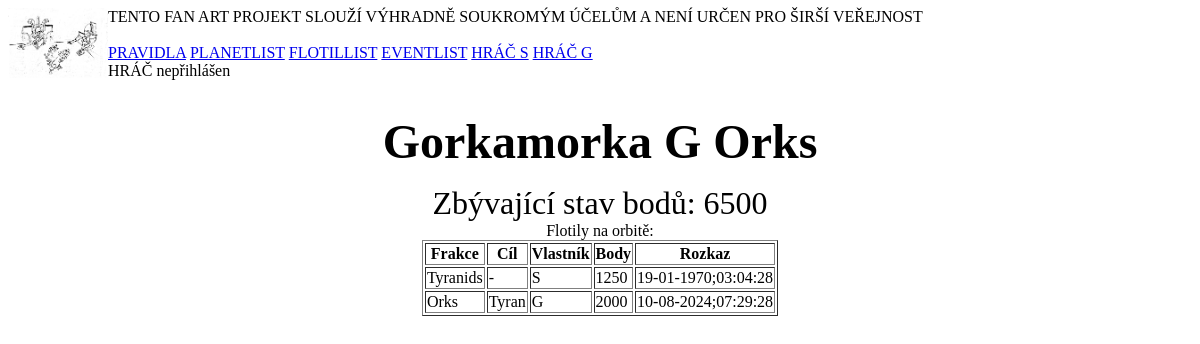
The app's page /index.php?planeta=Gorkamorka with its own data.
### tables this page shows
CREATE TABLE "planetlist" (
	"body"	INTEGER,
	"nazev"	TEXT,
	"frakce"	TEXT,
	"vlastnik"	TEXT,
	"poradi"	INTEGER,
	PRIMARY KEY("nazev")
);

CREATE TABLE "flotillist" (
	"id"	INTEGER NOT NULL,
	"rasa"	TEXT NOT NULL,
	"body"	INTEGER NOT NULL,
	"poloha"	TEXT NOT NULL,
	"majitel"	INTEGER NOT NULL,
	"cil"	TEXT,
	"rozkaz"	INTEGER,
	PRIMARY KEY("id" AUTOINCREMENT)
);

### content/planet/planetadisp.php (the view)
<?php
	$planetaAktDB = $db -> prepare("SELECT * FROM planetlist WHERE nazev = ?");
	$planetaAktDB ->execute([$_GET["planeta"]]);
	$planetaAkt = $planetaAktDB -> fetchAll();
	echo "<h3>" . $_GET["planeta"] . " ";
	echo "<span class='hrac'>" . $planetaAkt[0]["vlastnik"] . "</span> ";
	echo $planetaAkt[0]["frakce"] . "</h3>";
	if ($planetaAkt[0]["vlastnik"]==$_SESSION["player"]){
		require_once "./content/planet/formularVyslaniFlotily.php";
	}
	else {
		echo "<div class='planetaBody'>Zbývající stav bodů: <span class='bodovaHodnotaPlanety'>" . $planetaAkt[0]["body"] . "</span></div>";
	}
	$flotiOrbitDB = $db -> prepare("SELECT * FROM flotillist WHERE poloha = ?");
	$flotiOrbitDB ->execute([$_GET["planeta"]]);
	$flotiOrbit = $flotiOrbitDB -> fetchAll();
	echo "<center>Flotily na orbitě:</center>";
	echo "<div class='vypis'><table border=1>";
	echo "<tr><th>Frakce</th><th>Cíl</th><th>Vlastník</th><th>Body</th><th>Rozkaz</th></tr>";
	foreach ($flotiOrbit as $flotila){
			echo "<tr><td>" . $flotila["rasa"] . "</td><td>";
			if ($flotila["cil"] == $_GET["planeta"]) {echo "-";}
			else {echo $flotila["cil"];}
			echo "</td><td>" . $flotila["majitel"] . "</td><td>" . $flotila["body"] . "</td><td>" . date("d-m-Y;h:i:s", $flotila["rozkaz"]) . "</td></tr>" ;
	}
	echo "</table></div>";

### content/lokalniCSS.css (style rules this page uses)
.vypis { display: flex; justify-content: space-around; align-items: flex-start; }
h3 { text-align: center; font-size: 3rem; margin: 1rem; }
.hrac { transition: all 5s linear; animation-name: hracPismeno; animation-duration: 5s; animation-iteration-count: infinite; animation-timing-function: linear; }
.planetaBody { text-align: center; font-size: 2rem; }

### records on screen
planetlist: vlastnik "G", frakce "Orks", body "6500"
flotillist: rasa "Tyranids", majitel "S", body "1250", rozkaz "19-01-1970;03:04:28"
flotillist: rasa "Orks", cil "Tyran", majitel "G", body "2000", rozkaz "10-08-2024;07:29:28"

### other values on screen
$_SESSION["player"] "nepřihlášen"
$_GET["planeta"] "Gorkamorka"
